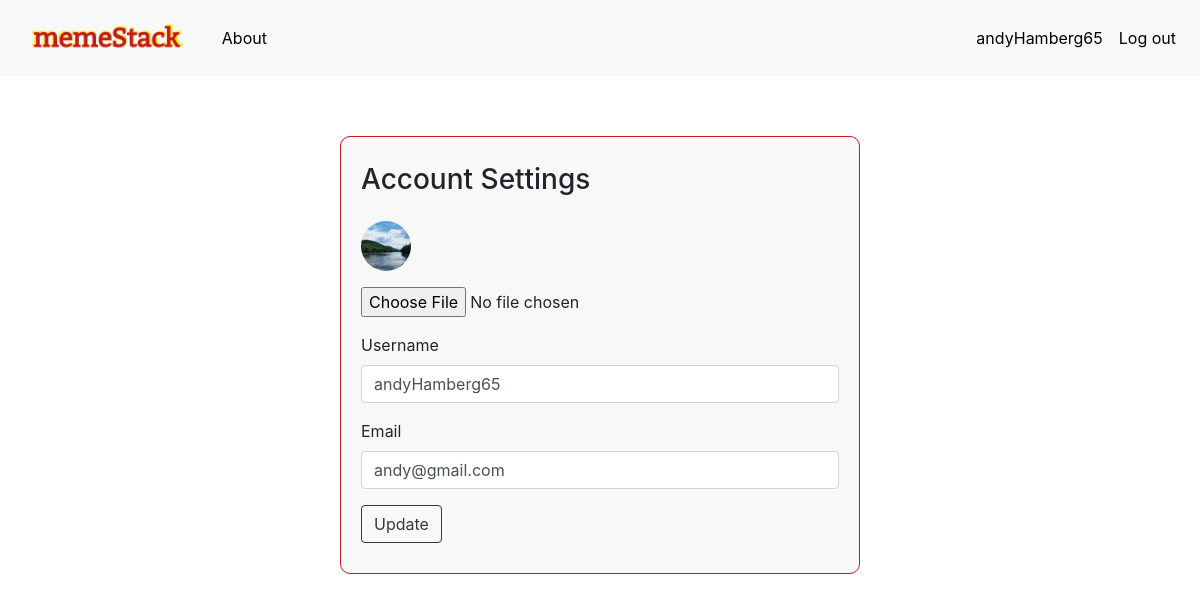
/account (signed in), run on the app's committed database.
### mainproject/models.py (models this page shows, shortened)
class User(db.Model,UserMixin):
    __tablename__ = "users"
    id = db.Column(db.Integer,primary_key= True)
    profile_image = db.Column(db.String(20),nullable=False,default='default_profile.png')
    email = db.Column(db.String(64),unique = True, index = True)
    username = db.Column(db.String(64),unique = True, index = True)
    password_hash = db.Column(db.String(128))
    memes = db.relationship('Meme',backref='author',lazy = True) # now the Meme table have a column named author which is invisible

### mainproject/users/views.py (the view)
@users.route('/account',methods=['GET','POST'])
@login_required
def account():
    form = UpdateUserForm()
    if form.validate_on_submit():
        if form.picture.data:
            username = current_user.username
            pic = add_profile_pic(form.picture.data,username)
            current_user.profile_image = pic
        current_user.username = form.username.data
        current_user.email = form.email.data
        db.session.commit()
        flash('User Information Updated!')
        return redirect(url_for('users.account'))
    elif request.method == "GET":
        form.username.data = current_user.username
        form.email.data = current_user.email
    profile_image = url_for('static',filename = 'profile_pics/' + current_user.profile_image)
    return render_template('account.html', profile_image = profile_image, form= form)

### mainproject/users/forms.py (shortened to what this page needs)
class UpdateUserForm(FlaskForm):
    email = StringField("Email",validators = [DataRequired(),Email()])
    username = StringField("Username",validators= [DataRequired()])
    picture = FileField("Update Profile Pictures", validators= [FileAllowed(['jpg','jpeg','png'])])
    submit = SubmitField("Update")

### mainproject/models.py (called while the page is built)
@login_manager.user_loader
def load_user(user_id):
    return User.query.get(user_id)

### mainproject/templates/account.html (shortened to what this page needs)
{% extends "base.html" %} {% block content %}
<div class="container account_style">
    <div class="row">
        <div class="col-sm-3"></div>
        <div class="col-sm-6 account_form">
            <h3 class="mt-3">Account Settings</h3>
            <img class="mt-3" src="{{url_for('static',filename= 'profile_pics/'+current_user.profile_image)}}" alt="">
            <form class="mt-3" method="POST" enctype="multipart/form-data">
                <div class="form-group">
                    {{ form.picture }}
                </div>
                <div class="form-group mt-3">
                    {{ form.username.label }} {{ form.username(class="form-control") }}
                </div>
                <div class="form-group">
                    {{ form.email.label }} {{ form.email(class="form-control") }}
                </div>
                {{ form.submit(class="btn btn-outline-dark") }}
            </form>
        </div>
        <div class="col-sm-3"></div>
    </div>
</div>
{% endblock %}

### mainproject/templates/base.html (shortened to what this page needs)
<!doctype html>
<html lang="en">
<head>
    <link rel="stylesheet" href="https://stackpath.bootstrapcdn.com/bootstrap/4.5.2/css/bootstrap.min.css">
    <link rel="stylesheet" href="{{ url_for('static',filename='css/style.css') }}">
</head>
<body>
    <nav class="navbar navbar-expand-lg navbar-light bg-light">
        <a class="navbar-brand" href="{{ url_for('core.index') }}">
            <img src="../static/images/logo2.png" alt="">
        </a>
        <div class="collapse navbar-collapse" id="navbarNav">
            <ul class="navbar-nav">
                <li class='nav-item about'>
                    <a class="nav-link" href="{{ url_for('core.about') }}">About</a>
                </li>
            </ul>
            <ul class="navbar-nav ml-auto">
                {% if current_user.is_authenticated %}
                <li class="nav-item">
                    <a class="nav-link" href="{{url_for('users.profile',username= current_user.username)}}">{{current_user.username}}</a>
                </li>
                <li class="nav-item">
                    <a class="nav-link" href="{{ url_for('users.logout') }}">Log out</a>
                </li>
                {% endif %}
            </ul>
        </div>
    </nav>
    <div class="mainContainer">
        {% block content %} {% endblock %}
    </div>
</body>
</html>

### mainproject/static/css/style.css (style rules this page uses)
.mainContainer { padding: 20px 80px; }
.navbar-brand img { height: 50px; }
.nav-link:link { color: black !important; }
.create_meme_style .create_meme_form, .account_style .account_form, .login_style .login_form, .register_style .register_form { margin-top: 40px; background: #f8f8f8; padding: 10px 20px 30px 20px; border-radius: 10px; border: 1px solid #c51a1d !important; }
.account_form img { width: 50px; height: 50px; border-radius: 50%; object-fit: cover; }

### data on the page
User: username "andyHamberg65", profile_image (picture), email "andy@gmail.com"
